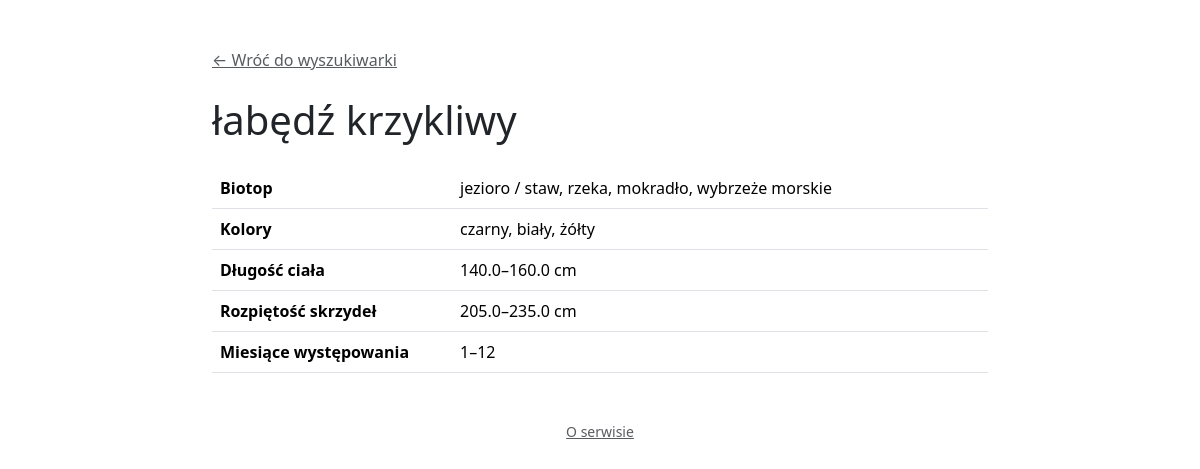
Page /gatunek/2/ on the committed database.
### apps/birds/models.py (models this page shows, shortened)
class Gatunek(models.Model):
    nazwa = models.CharField(max_length=150)
    biotopy = models.ManyToManyField(Biotop, related_name="gatunki")
    kolory = models.ManyToManyField(Kolor, related_name="gatunki")
    dlugosc_ciala_min = models.FloatField(help_text="cm")
    dlugosc_ciala_max = models.FloatField(help_text="cm")
    rozpietosc_skrzydel_min = models.FloatField(help_text="cm")
    rozpietosc_skrzydel_max = models.FloatField(help_text="cm")
    miesiac_od = models.PositiveSmallIntegerField(help_text="1-12")
    miesiac_do = models.PositiveSmallIntegerField(help_text="1-12")

class Biotop(models.Model):
    nazwa = models.CharField(max_length=100, unique=True)

class Kolor(models.Model):
    nazwa = models.CharField(max_length=100, unique=True)

### apps/birds/views.py (the view)
# urls.py: path('gatunek/<int:pk>/', views.gatunek_szczegoly, name='gatunek_szczegoly'),
def gatunek_szczegoly(request, pk):
    gatunek = get_object_or_404(Gatunek, pk=pk)
    return render(request, "birds/gatunek_szczegoly.html", {"gatunek": gatunek})

### apps/birds/templates/birds/gatunek_szczegoly.html (shortened to what this page needs)
<!DOCTYPE html>
<html lang="pl">
<head>
    <link href="https://cdn.jsdelivr.net/npm/bootstrap@5.3.3/dist/css/bootstrap.min.css" rel="stylesheet">
</head>
<body>
<div class="container pt-5 pb-3" style="max-width: 800px;">
    <a href="{% url 'home' %}" class="d-inline-block mb-4 text-muted">&larr; Wróć do wyszukiwarki</a>
    <h1 class="mb-4">{{ gatunek.nazwa }}</h1>
    <table class="table">
        <tbody>
            <tr>
                <th style="width: 240px;">Biotop</th>
                <td>
                    {% for biotop in gatunek.biotopy.all %}
                        {{ biotop.nazwa }}{% if not forloop.last %}, {% endif %}
                    {% endfor %}
                </td>
            </tr>
            <tr>
                <th>Kolory</th>
                <td>
                    {% for kolor in gatunek.kolory.all %}
                        {{ kolor.nazwa }}{% if not forloop.last %}, {% endif %}
                    {% endfor %}
                </td>
            </tr>
            <tr>
                <th>Długość ciała</th>
                <td>{{ gatunek.dlugosc_ciala_min }}–{{ gatunek.dlugosc_ciala_max }} cm</td>
            </tr>
            <tr>
                <th>Rozpiętość skrzydeł</th>
                <td>{{ gatunek.rozpietosc_skrzydel_min }}–{{ gatunek.rozpietosc_skrzydel_max }} cm</td>
            </tr>
            <tr>
                <th>Miesiące występowania</th>
                <td>{{ gatunek.miesiac_od }}–{{ gatunek.miesiac_do }}</td>
            </tr>
        </tbody>
    </table>
    <p class="text-center text-muted small mt-5 mb-0">
        <a href="{% url 'o_serwisie' %}" class="text-muted">O serwisie</a>
    </p>
</div>
</body>
</html>

### rows in the picture
Gatunek: nazwa "łabędź krzykliwy", dlugosc_ciala_min "140.0", dlugosc_ciala_max "160.0", rozpietosc_skrzydel_min "205.0", rozpietosc_skrzydel_max "235.0", miesiac_od "1", miesiac_do "12"
Biotop: nazwa "jezioro / staw"
Biotop: nazwa "rzeka"
Biotop: nazwa "mokradło"
Biotop: nazwa "wybrzeże morskie"
Kolor: nazwa "czarny"
Kolor: nazwa "biały"
Kolor: nazwa "żółty"
